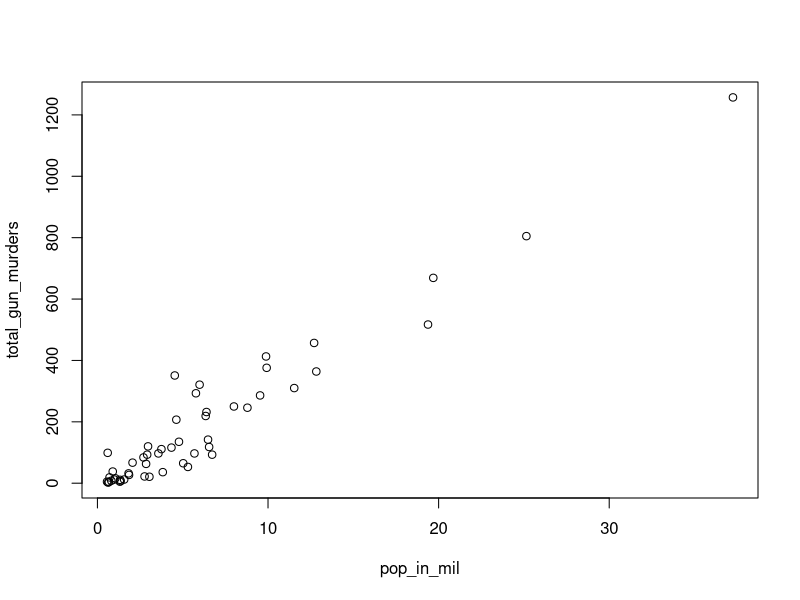
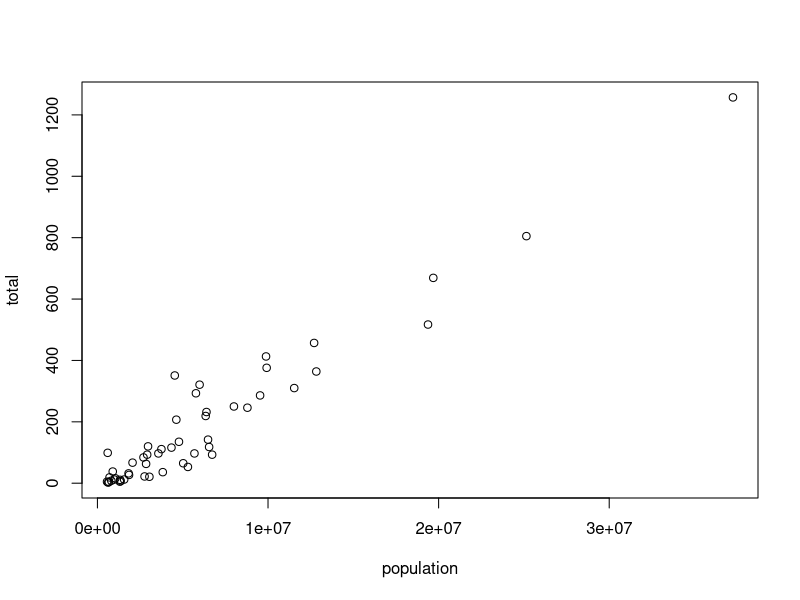
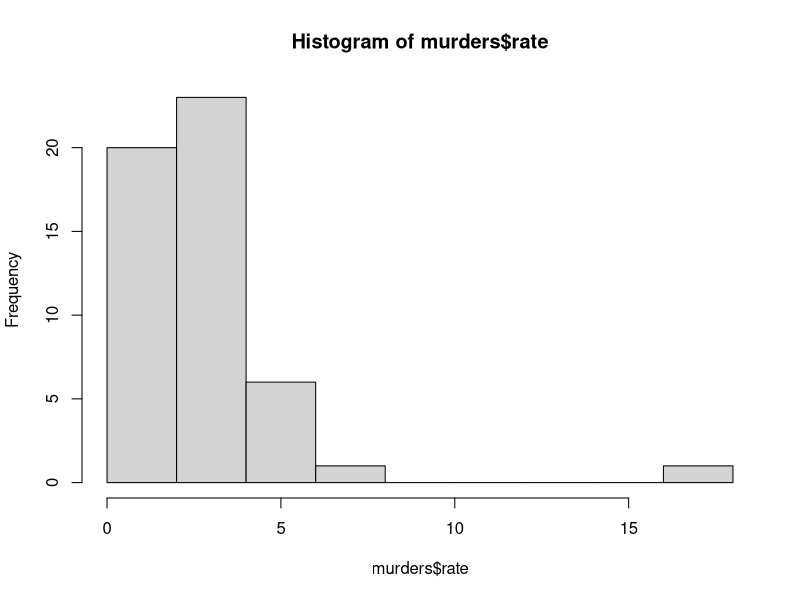
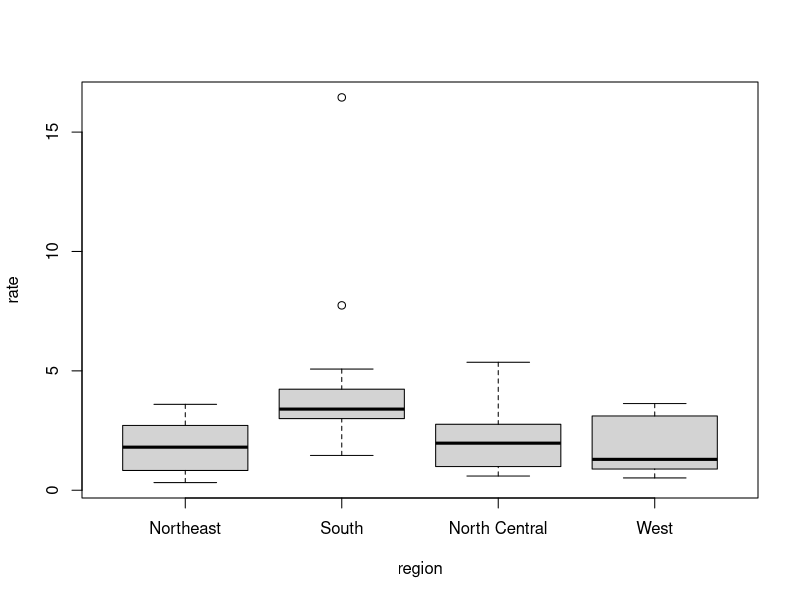

These charts were generated, in order, by the following R code:
install.packages('dslabs')
args(log)

log(10, 10)
log(10)
log(2)
co2
pi
Inf
library(dslabs)
class(murders$region)
levels(murders$region)
sort(murders$total)
order(murders$total)

ind <- order(murders$total)
murders$abb[ind]
max(murders$total)
i_max <- which.max(murders$total)
i_max

murder_rate <- murders$total / murders$population * 100000 
ind <- murder_rate <= 0.71
murders$state[ind]
ind <- which(murders$state == 'California')
murder_rate[ind]

ind <- match(c("New York", "Florida", "Texas"), murders$state)
ind
murder_rate[ind]


which(murders$state %in% c("New York", "Florida", "Texas"))

pop_in_mil <- murders$population / 10^6
total_gun_murders <- murders$total
plot(pop_in_mil, total_gun_murders)

with(murders, plot(population, total))
library(dplyr)
murders <- mutate(murders, rate = total / population * 10^5)
hist(murders$rate)
murders$state[which.max(murders$rate)]

boxplot(rate ~ region, data = murders)
